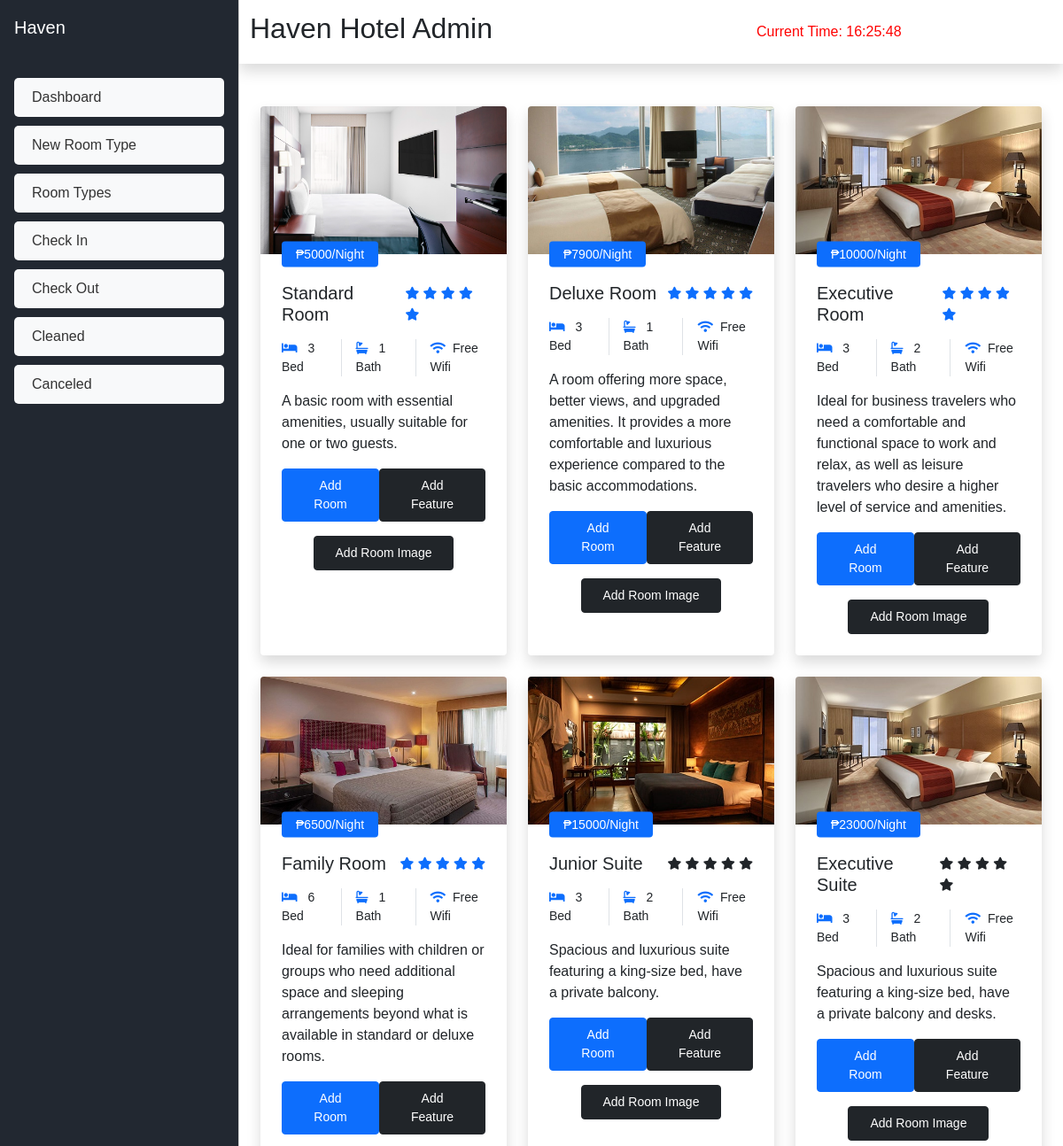
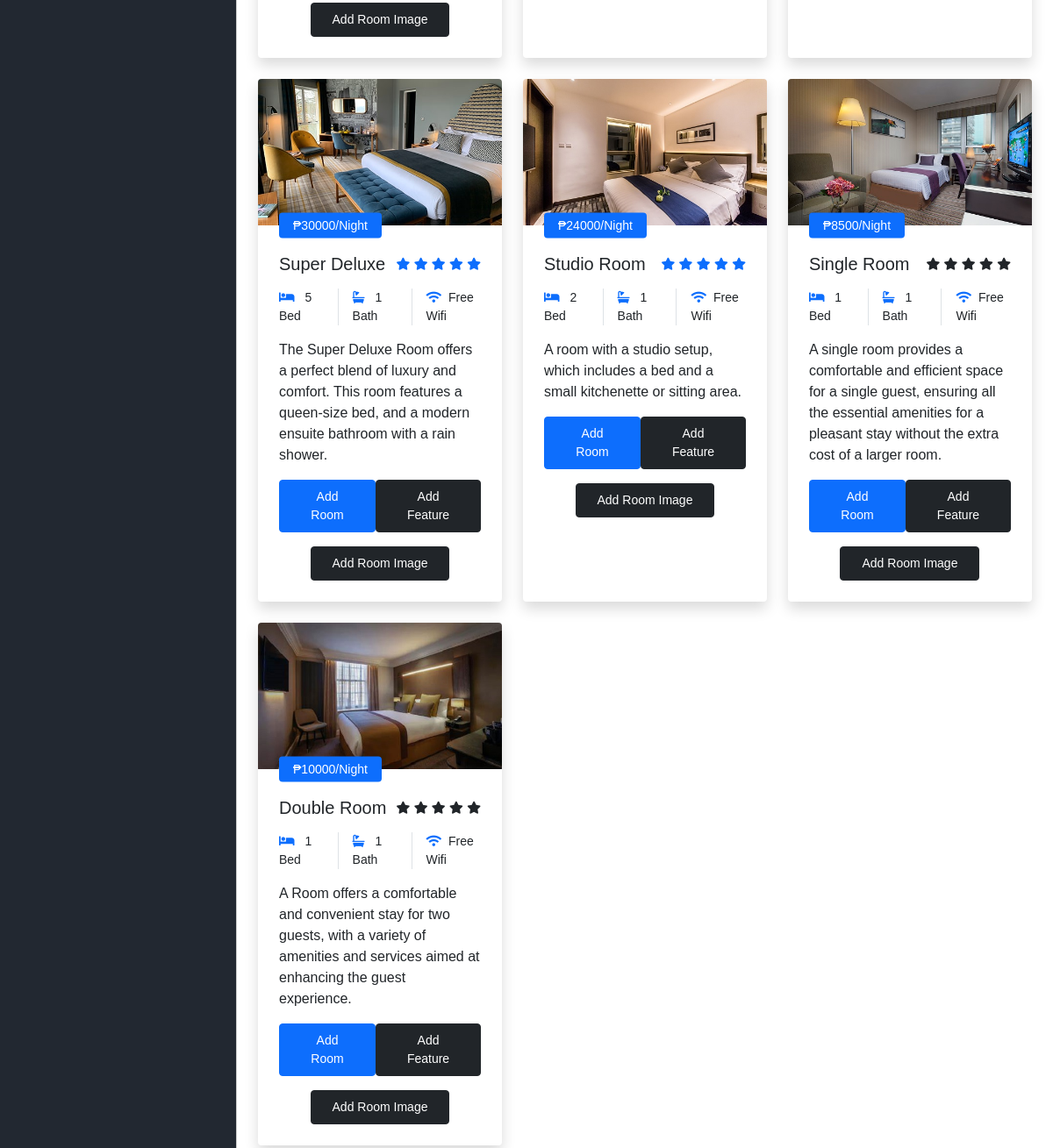
Screenshot of /admin/room-types.php with the database file from the repository (2 pictures, top to bottom).
### tables this page shows
CREATE TABLE `room_type` (
  `id` int(11) NOT NULL,
  `room_type` varchar(255) NOT NULL,
  `description` varchar(255) NOT NULL,
  `bed` int(11) NOT NULL,
  `bathroom` int(11) NOT NULL,
  `floor` int(11) NOT NULL,
  `price` double NOT NULL,
  `capacity_adult` int(11) NOT NULL,
  `capacity_children` int(11) NOT NULL,
  `max_capacity` int(11) NOT NULL,
  `rating` int(11) NOT NULL,
  `image` varchar(255) NOT NULL
);

CREATE TABLE `feature` (
  `id` int(11) NOT NULL,
  `name` varchar(255) NOT NULL,
  `type` varchar(255) NOT NULL
);

### admin/room-types.php (the view, shortened to what this page needs)
 <!DOCTYPE html>
 <html lang="en">
 <head>
    <link href="https://cdn.jsdelivr.net/npm/bootstrap@5.0.2/dist/css/bootstrap.min.css" rel="stylesheet">
    <link href="https://cdnjs.cloudflare.com/ajax/libs/font-awesome/5.10.0/css/all.min.css" rel="stylesheet">
</head>
 <body>
    <?php include('sidebar.php'); ?>
    <div class="main-container mt-4">
        <div class="container p-4">
            <div class="row g-4">
                <?php
                    $sql = "SELECT * FROM room_type";
                    $query = $conn->query($sql);
                    while($row = $query->fetch_assoc()){
                        $room_id = $row['id'];
                        $feature = "SELECT feature.name FROM room_feature INNER JOIN feature ON
                        room_feature.feature_id=feature.id INNER JOIN room_type ON
                        room_feature.room_type_id = room_type.id
                        WHERE room_feature.room_type_id = $room_id";
                        $query2 = $conn->query($feature);
                        $featureName = $query2->fetch_assoc();
                    ?>
                    <div class="col-lg-4 col-md-6 wow fadeInUp" data-wow-delay="0.1s">
                    <div class="room-item shadow rounded overflow-hidden">
                        <div class="position-relative">
                            <img class="img-fluid" src="../img/<?php echo $row['image']; ?>" alt="">
                            <small class="position-absolute start-0 top-100 translate-middle-y bg-primary text-white rounded py-1 px-3 ms-4">₱<?php echo $row['price']; ?>/Night</small>
                        </div>
                        <div class="p-4 mt-2">
                            <div class="d-flex justify-content-between mb-3">
                                <h5 class="mb-0"><?php echo $row['room_type'] ?></h5>
                                <div class="ps-2">
                                <?php
                                            if($row['rating'] == 0){
                                        ?>
                                            <small class="fa fa-star"></small>
                                            <small class="fa fa-star"></small>
                                            <small class="fa fa-star"></small>
                                            <small class="fa fa-star"></small>
                                            <small class="fa fa-star"></small>
                                        <?php
                                            }else{
                                        ?>
                                                <small class="fa fa-star text-primary"></small>
                                                <small class="fa fa-star text-primary"></small>
                                                <small class="fa fa-star text-primary"></small>
                                                <small class="fa fa-star text-primary"></small>
                                                <small class="fa fa-star text-primary"></small>
                                        <?php
                                            }
                                        ?>
                                </div>
                            </div>
                            <div class="d-flex mb-3">
                                <small class="border-end me-3 pe-3"><i class="fa fa-bed text-primary me-2"></i> <?php echo $row['bed'] ?> Bed</small>
                                <small class="border-end me-3 pe-3"><i class="fa fa-bath text-primary me-2"></i> <?php echo $row['bathroom'] ?> Bath</small>
                                <?php
                                    if(isset($featureName['name'])){
                                        if($featureName['name']=="Free Wifi"){
                                ?>
                                    <small><i class="fa fa-wifi text-primary me-2"></i><?php echo $featureName['name']; ?></small>
                                <?php
                                    } elseif($featureName['name']=="Private Pool"){
                                ?>
                                    <small><i class="fas fa-swimming-pool text-primary me-2"></i><?php echo $featureName['name']; ?></small>
                                <?php
                                }
                                }
                                ?>
                            </div>
                            <p class="text-body mb-3 description-paragraph"><?php echo $row['description']; ?></p>
                            <div class="d-flex justify-content-between">
                                <a class="btn btn-sm btn-primary rounded py-2 px-4" href="add-room.php?id=<?php echo $row['id']; ?>">Add Room</a>
                                <a class="btn btn-sm btn-dark rounded py-2 px-4" href="add-feature.php?id=<?php echo $row['id'];?>">Add Feature</a>
                            </div>
                            <div class="d-flex justify-content-center">
                                <a class="btn btn-sm btn-dark rounded py-2 px-4 mt-3" href="add-image.php?id=<?php echo $row['id'];?>">Add Room Image</a>
                            </div>
                        </div>
                    </div>
                    </div>
                <?php
                }
                ?>
            </div>
        </div>
    </div>
 </body>
 </html>

### admin/sidebar.php (shortened to what this page needs)
 <!DOCTYPE html>
 <html lang="en">
 <head>
    <link href="https://cdn.jsdelivr.net/npm/bootstrap@5.0.2/dist/css/bootstrap.min.css" rel="stylesheet">
    <link href="https://cdnjs.cloudflare.com/ajax/libs/font-awesome/5.10.0/css/all.min.css" rel="stylesheet">
</head>
 <body>
    <div class="offcanvas offcanvas-start" tabindex="-1" id="offcanvasExample" aria-labelledby="offcanvasExampleLabel">
    <div class="offcanvas-header">
        <h5 class="offcanvas-title" id="offcanvasExampleLabel">Haven</h5>
    </div>
    <div class="offcanvas-body">
       <ul class="nav-list">
        <li>
            <a href="index.php">Dashboard</a>
        </li>
        <li>
            <a href="add-room-type.php">New Room Type</a>
        </li>
        <li>
            <a href="room-types.php">Room Types</a>
        </li>
        <li>
            <a href="check-in.php">Check In</a>
        </li>
        <li>
            <a href="check-out.php">Check Out</a>
        </li>
        <li>
            <a href="cleaning_time.php">Cleaned</a>
        </li>
        <li>
            <a href="canceled.php">Canceled</a>
        </li>
       </ul>
        </div>
    </div>
    <div class="main-container shadow">
        <div class="d-flex align-items-center">
            <nav class="navbar navbar-expand-lg navbar-white bg-white">
                <div class="container-fluid">
                    <a class="navbar-brand" href="#"><h2 class="text-dark">Haven Hotel Admin</h2></a>
                    <?php include('hour.php'); ?>
                    </div>
                </div>
        </div>
 </body>
 </html>

### admin/hour.php (shortened to what this page needs)
<!DOCTYPE html>
<html lang="en">
<head>
</head>
<body>
    <div class="main-container">
        <div class="container">
            <div id="time"></div>
        </div>
    </div>
</body>
</html>

### admin/room-types.php (style rules this page uses)
.room-item { display: flex; flex-direction: column; height: 100%; }
.room-item .p-4 { flex: 1; }

### admin/sidebar.php (style rules this page uses)
.offcanvas { width: 270px !important; background-color: #222831; color: white; }
@media (min-width: 992px) { .offcanvas-start { visibility: visible !important; transform: translateX(0) !important; } }
@media (min-width: 992px) { .main-container { margin-left: 270px !important; height: fit-content; } }
.nav-list { list-style: none; padding: 0; margin: 0; }
.nav-list li { margin: 10px 0; }
.nav-list a { display: block; padding: 10px 20px; text-decoration: none; color: #333; background-color: #f8f9fa; border-radius: 5px; transition: background-color 0.3s, color 0.3s; }

### admin/hour.php (style rules this page uses)
body { font-family: Arial, sans-serif; text-align: start; }
#time { font-size: 1em; color: red; }

### rows the page displays
room_type: image (picture), price "5000", room_type "Standard Room", bed "3", bathroom "1", feature.name "Free Wifi", description "A basic room with essential amenities, usually suitable for one or two guests."
room_type: image (picture), price "7900", room_type "Deluxe Room", bed "3", bathroom "1", feature.name "Free Wifi", description "A room offering more space, better views, and upgraded amenities. It provides a more comfortable and luxurious experience compared to the basic accommodations."
room_type: image (picture), price "10000", room_type "Executive Room", bed "3", bathroom "2", feature.name "Free Wifi", description "Ideal for business travelers who need a comfortable and functional space to work and relax, as well as leisure travelers who desire a higher level of service and amenities."
room_type: image (picture), price "6500", room_type "Family Room", bed "6", bathroom "1", feature.name "Free Wifi", description "Ideal for families with children or groups who need additional space and sleeping arrangements beyond what is available in standard or deluxe rooms."
room_type: image (picture), price "15000", room_type "Junior Suite", rating 0 (drawn), bed "3", bathroom "2", feature.name "Free Wifi", description "Spacious and luxurious suite featuring a king-size bed, have a private balcony."
room_type: image (picture), price "23000", room_type "Executive Suite", rating 0 (drawn), bed "3", bathroom "2", feature.name "Free Wifi", description "Spacious and luxurious suite featuring a king-size bed, have a private balcony and desks."
room_type: image (picture), price "30000", room_type "Super Deluxe", bed "5", bathroom "1", feature.name "Free Wifi", description "The Super Deluxe Room offers a perfect blend of luxury and comfort. This room features a queen-size bed, and a modern ensuite bathroom with a rain shower."
room_type: image (picture), price "24000", room_type "Studio Room", bed "2", bathroom "1", feature.name "Free Wifi", description "A room with a studio setup, which includes a bed and a small kitchenette or sitting area."
room_type: image (picture), price "8500", room_type "Single Room", rating 0 (drawn), bed "1", bathroom "1", feature.name "Free Wifi", description "A single room provides a comfortable and efficient space for a single guest, ensuring all the essential amenities for a pleasant stay without the extra cost of a larger room."
room_type: image (picture), price "10000", room_type "Double Room", rating 0 (drawn), bed "1", bathroom "1", feature.name "Free Wifi", description "A Room offers a comfortable and convenient stay for two guests, with a variety of amenities and services aimed at enhancing the guest experience."
